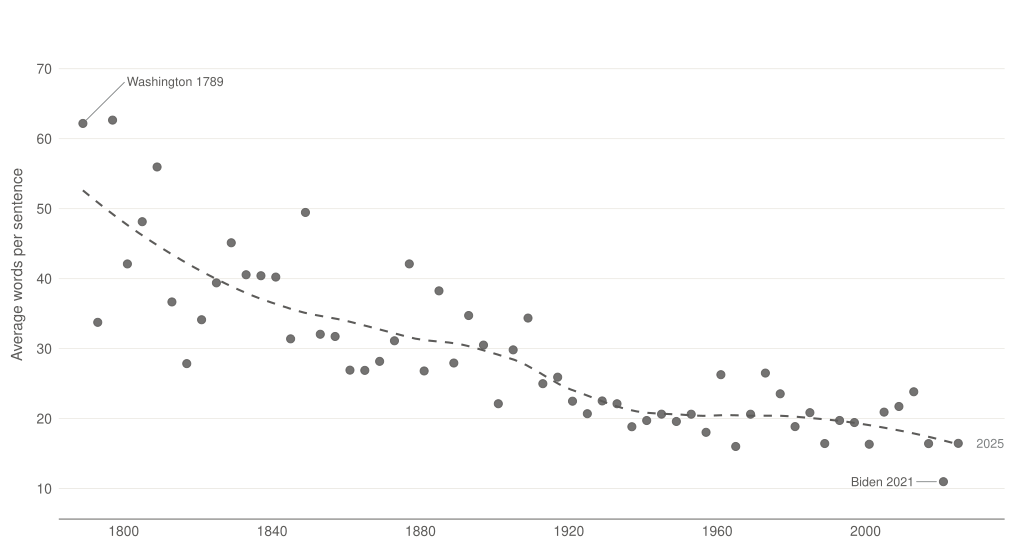

The script that saved this image:
# Task 9 v8 — Average sentence length in US inaugural addresses, 1789-2025.
#
# v8 vs v4 (the shipped scatter; v5/v6/v7 were rejected chart-type
# alternates — lexical dispersion / God dispersion / scatter-with-quotes):
#   * Only change: the "2025" endpoint label is shifted further to the
#     right (nudge_x = 3) so it sits clear of the rightmost dot instead
#     of crowding it at the plot's right edge. Everything else — anchors,
#     LOESS, palette, axes — is byte-for-byte v4.
#
# v4 vs v3:
#   * Lincoln 1865 annotation dropped. Two anchors (founding-father
#     baseline + modern minimum) carry the story; the rhetorical-pivot
#     midpoint was nice-to-have, not load-bearing, and the chart reads
#     cleaner without a third label crossing the trend.
#   * Washington 1789 label moved slightly up and left — closer to the
#     dot, sitting just above the early-1790s data points instead of
#     drifting out toward 1820.
#   * Biden 2021 label moved to the left of the dot at the same y
#     level, with a short leader segment back to the point.
#
# Data source: Quanteda built-in `data_corpus_inaugural`, exported once
# via data/task_09/export_corpus.R to data/task_09/inaugural_addresses.csv.

setwd("/Users/alexanderweber/Documents/hsg/6_semester/data_visualization_with_ai")

suppressPackageStartupMessages({
  library(dplyr)
  library(readr)
  library(stringr)
  library(quanteda)
  library(ggplot2)
  library(ggrepel)
})

source("design_system.R")
chart_family <- ""

# ---- Load -------------------------------------------------------------
raw <- read_csv("data/task_09/inaugural_addresses.csv", show_col_types = FALSE)

# ---- Per-address text statistics --------------------------------------
compute_stats <- function(txt) {
  corp_one <- corpus(txt)
  sents    <- corpus_reshape(corp_one, to = "sentences")
  toks     <- tokens(sents, remove_punct = TRUE, remove_symbols = TRUE,
                     remove_numbers = FALSE)
  n_sent   <- ndoc(sents)
  n_word   <- sum(ntoken(toks))
  tibble(n_sent = n_sent, n_word = n_word,
         avg_wps = n_word / n_sent)
}

stats <- raw %>%
  rowwise() %>%
  mutate(s = list(compute_stats(text))) %>%
  ungroup() %>%
  tidyr::unnest_wider(s) %>%
  select(year, president, first_name, party, n_word, n_sent, avg_wps)

cat("Stats summary:\n")
print(stats %>% summarise(min = min(avg_wps), median = median(avg_wps),
                          max = max(avg_wps)))

# ---- Annotation anchors -----------------------------------------------
# Two anchors only: founding-father baseline and modern minimum.
anchors <- tibble(
  year    = c(1789, 2021),
  label   = c("Washington 1789", "Biden 2021"),
  hjust   = c(0,    1),
  vjust   = c(0.5,  0.5),
  nudge_x = c(12,  -8),
  nudge_y = c( 6,   0)
)

ann <- stats %>% inner_join(anchors, by = "year")
cat("\nAnnotation anchor values:\n"); print(ann)

# Endpoint marker for 2025 (most recent observation).
endpoint <- stats %>% filter(year == max(year))

# ---- Plot -------------------------------------------------------------
x_breaks <- c(1800, 1840, 1880, 1920, 1960, 2000)
y_breaks <- seq(10, 70, by = 10)

p <- ggplot(stats, aes(x = year, y = avg_wps)) +
  geom_smooth(method = "loess", span = 0.55, se = FALSE,
              color = pg_palette$alloy, linewidth = 0.7,
              linetype = "dashed") +
  geom_point(color = pg_palette$alloy, size = 2.4, alpha = 0.85) +
  geom_text_repel(data = ann, aes(label = label,
                                  hjust = hjust, vjust = vjust),
                  family = chart_family, size = 3.2,
                  color = pg_palette$alloy,
                  segment.color = pg_palette$dark_stone,
                  segment.size = 0.3,
                  box.padding = 0.4, point.padding = 0.5,
                  min.segment.length = 0,
                  nudge_x = ann$nudge_x,
                  nudge_y = ann$nudge_y,
                  force = 0.1, force_pull = 1,
                  seed = 17) +
  geom_text(data = endpoint, aes(label = "2025"),
            family = chart_family, size = 3.0,
            color = pg_palette$dark_stone,
            hjust = -0.25, vjust = 0.5, nudge_x = 3) +
  scale_x_continuous(breaks = x_breaks,
                     limits = c(1785, 2035),
                     expand = expansion(mult = c(0.01, 0.01))) +
  scale_y_continuous(breaks = y_breaks,
                     limits = c(7, 75),
                     expand = expansion(mult = c(0.02, 0.05))) +
  labs(x = NULL, y = "Average words per sentence") +
  theme_pg(base_size = 11, base_family = chart_family) +
  theme(
    panel.grid.major.y = element_line(color = pg_palette$light_quartz,
                                      linewidth = 0.3),
    panel.grid.major.x = element_blank(),
    plot.margin = margin(t = 8, r = 14, b = 8, l = 8)
  )

out_pdf <- "iterations/task_09/v8/inaugural_sentence_length_v8.pdf"
ggsave(out_pdf, p, width = 26, height = 14, units = "cm", device = "pdf")
cat("\nSaved:", out_pdf, "\n")

write_csv(stats,
          "iterations/task_09/v8/inaugural_sentence_length_stats.csv")
